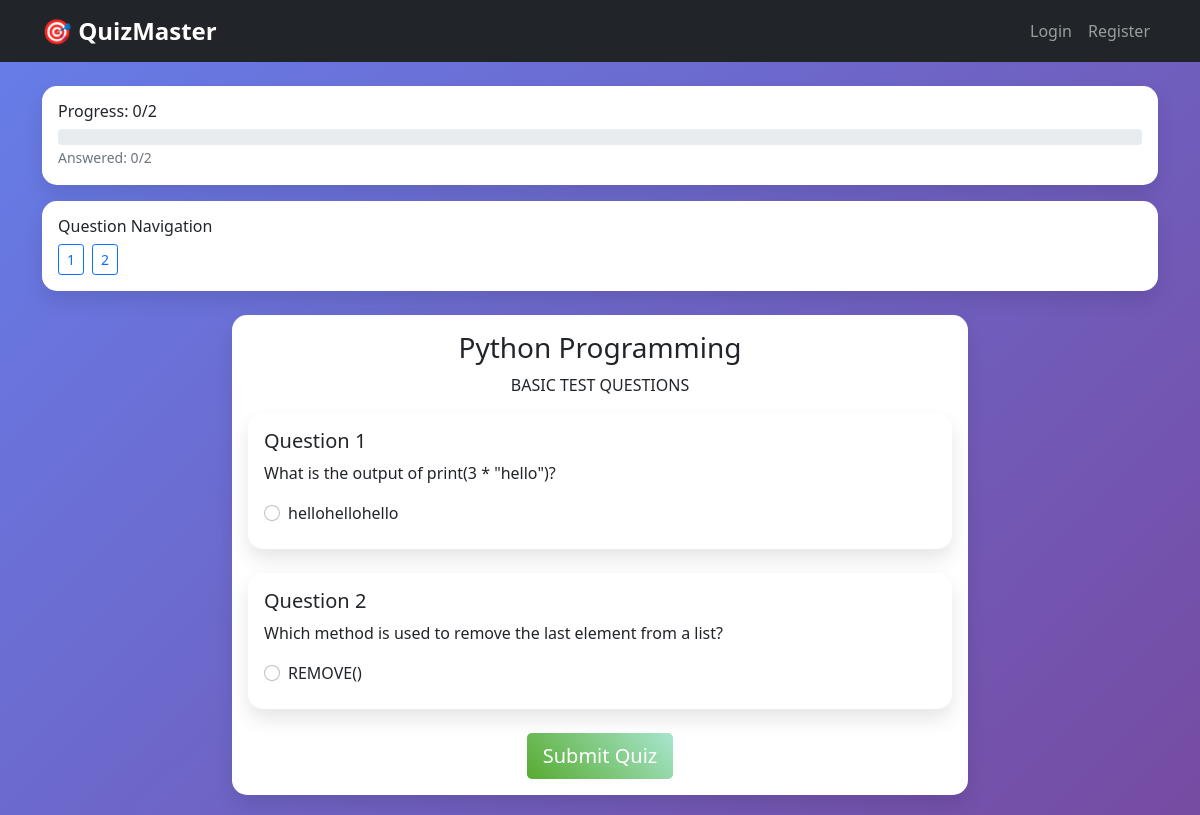
The app's page /quiz/1/ with its own data.
### quizapp/models.py (models this page shows, shortened)
class Question(models.Model):
    quiz = models.ForeignKey(Quiz, on_delete=models.CASCADE)
    question_text = models.TextField()
    option1 = models.CharField(max_length=200)
    option2 = models.CharField(max_length=200)
    option3 = models.CharField(max_length=200)
    option4 = models.CharField(max_length=200)
    correct_option = models.IntegerField(choices=[(1, 'Option 1'), (2, 'Option 2'), (3, 'Option 3'), (4, 'Option 4')])
    explanation = models.TextField(blank=True, null=True)  # Added explanation field

class Quiz(models.Model):
    DIFFICULTY_CHOICES = [
        ('easy', 'Easy'),
        ('medium', 'Medium'),
        ('hard', 'Hard'),
    ]
    title = models.CharField(max_length=200)
    description = models.TextField()
    difficulty = models.CharField(
        max_length=10,
        choices=DIFFICULTY_CHOICES,
        default='easy'
    )
    number_of_questions = models.IntegerField(default=15)
    time_limit = models.IntegerField(default=10, help_text="Time limit in minutes")
    has_time_limit = models.BooleanField(default=False)
    created_at = models.DateTimeField(auto_now_add=True)
    updated_at = models.DateTimeField(auto_now=True)
    created_by = models.ForeignKey(User, on_delete=models.CASCADE)

### quizapp/views.py (the view, shortened to what this page needs)
# urls.py: path('quiz/<int:quiz_id>/', views.take_quiz, name='take_quiz'),
def take_quiz(request, quiz_id):
    quiz = get_object_or_404(Quiz, id=quiz_id)
    questions = Question.objects.filter(quiz=quiz)
    return render(request, 'take_quiz.html', {
        'quiz': quiz,
        'questions': questions
    })

### templates/take_quiz.html (shortened to what this page needs)
{% extends 'base.html' %}
{% block content %}
<div class="card mb-3">
    <div class="card-body">
        <h6>Progress: 0/{{ questions|length }}</h6>
        <div class="progress">
        </div>
        <small class="text-muted">Answered: <span id="answeredCount">0</span>/{{ questions|length }}</small>
    </div>
</div>
<div class="card mb-4">
    <div class="card-body">
        <h6>Question Navigation</h6>
        <div class="d-flex flex-wrap gap-2">
            {% for question in questions %}
            <a href="#question{{ forloop.counter }}" class="btn btn-sm btn-outline-primary">
                {{ forloop.counter }}
            </a>
            {% endfor %}
        </div>
    </div>
</div>
<div class="row justify-content-center">
    <div class="col-md-8">
        <div class="card">
            <div class="card-body">
                <h3 class="card-title text-center">{{ quiz.title }}</h3>
                <p class="text-center">{{ quiz.description }}</p>
                <form method="post" id="quizForm">
                    {% for question in questions %}
                    <div class="card mb-4" id="question{{ forloop.counter }}">
                        <div class="card-body">
                            <h5 class="card-title">Question {{ forloop.counter }}</h5>
                            <p>{{ question.question_text }}</p>
                            <div class="form-check mb-2">
                                <input class="form-check-input" type="radio" name="question_{{ question.id }}" value="1" id="q{{ question.id }}_1">
                                <label class="form-check-label" for="q{{ question.id }}_1">
                                    {{ question.option1 }}
                                </label>
                            </div>
                        </div>
                    </div>
                    {% endfor %}
                    <div class="text-center">
                        <button type="submit" class="btn btn-success btn-lg">Submit Quiz</button>
                    </div>
                </form>
            </div>
        </div>
    </div>
</div>
{% endblock %}

### templates/base.html (style rules this page uses)
body { background: linear-gradient(135deg, #667eea 0%, #764ba2 100%); min-height: 100vh; }
.card { border: none; border-radius: 15px; box-shadow: 0 10px 20px rgba(0,0,0,0.1); margin-bottom: 20px; }
.btn-success { background: linear-gradient(45deg, #56ab2f, #a8e6cf); border: none; }

### records on screen
Question: question_text "What is the output of print(3 * \"hello\")?", option1 "hellohellohello"
Question: question_text "Which method is used to remove the last element from a list?", option1 "REMOVE()"
Quiz: title "Python Programming", description "BASIC TEST QUESTIONS"

### other values on screen
{{ questions|length }} "2"
